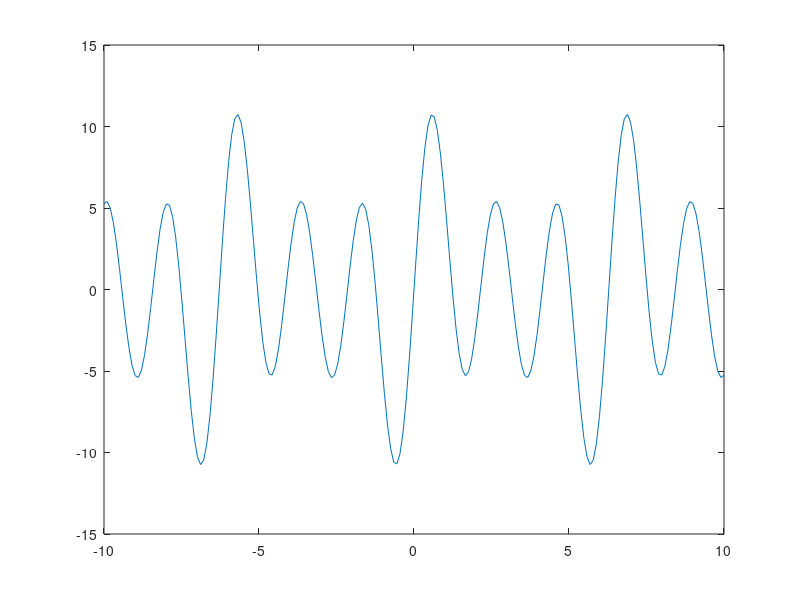

Source code (MATLAB):
n = 200;
x = linspace(-10,10,n);

b = [2; 3; 7;];
a = [sin(x) 
    sin(2 * x) 
    sin(3 * x)]';

y = a*b;

plot(x,y);
 
